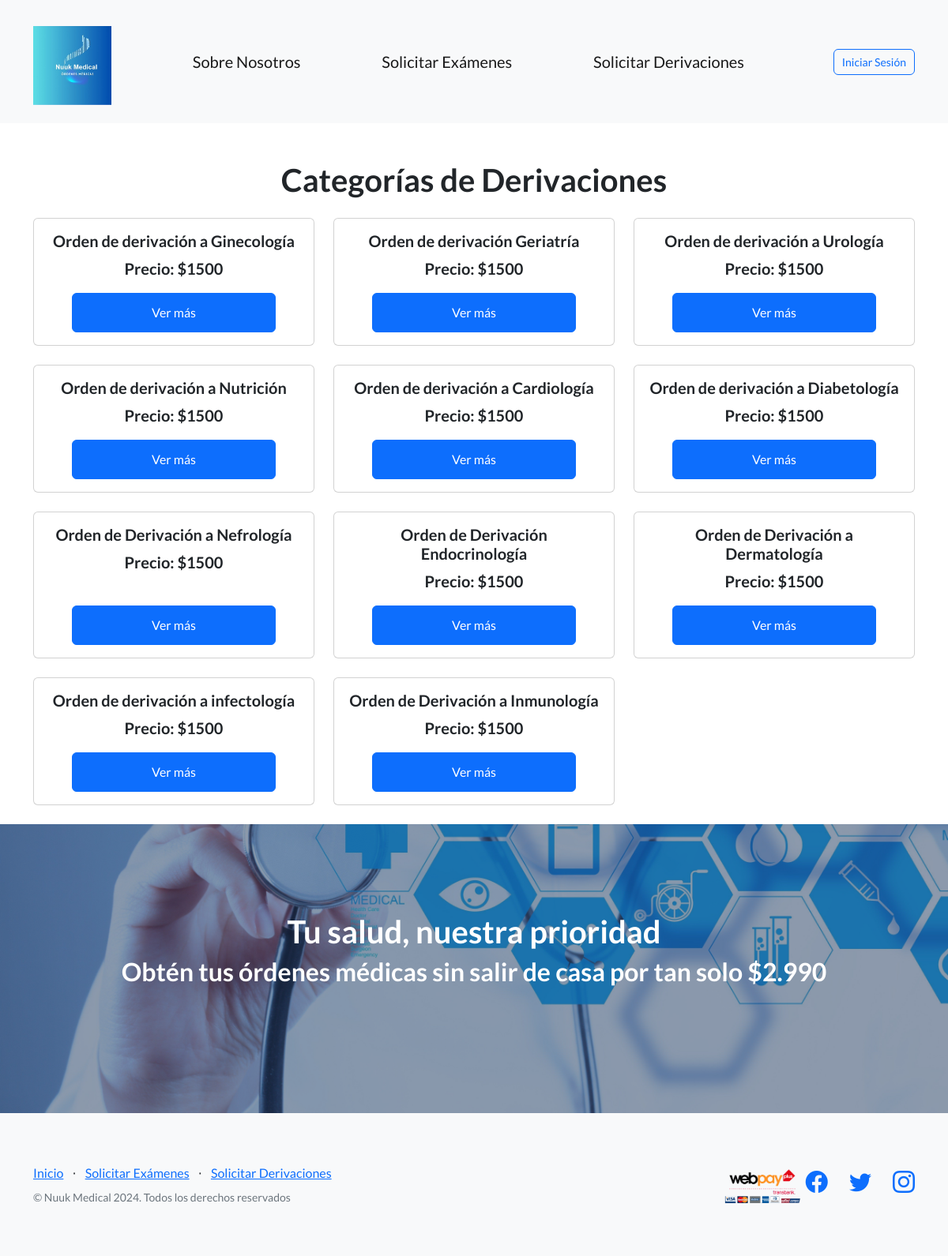
The app's page /derivaciones with its own data.
### AppWeb/models.py (models this page shows, shortened)
class Derivacion(models.Model):
    nombre = models.CharField(max_length=100)
    descripcion = models.TextField(blank=True)
    precio = models.DecimalField(max_digits=10, decimal_places=0)
    imagen_url = models.CharField(max_length=200, null=True, blank=True)

### AppWeb/views.py (the view)
# urls.py: path('derivaciones', views.ver_derivaciones, name='derivaciones'),
def ver_derivaciones(request):
    derivaciones = Derivacion.objects.all()
    return render(request, 'derivaciones/derivaciones.html', {'derivaciones': derivaciones})

### AppWeb/templates/derivaciones/derivaciones.html (shortened to what this page needs)
{% extends 'base.html' %}
{% load static %}
{% block content %}
<div class="container">
    <h1 class="main-header mb-4">Categorías de Derivaciones</h1>
    <div class="row">
        {% for derivacion in derivaciones %}
        <div class="col-lg-4 mb-4">
            <div class="card rounded">
                <div class="card-body">
                    <h5 class="card-title">{{ derivacion.nombre }}</h5>
                    <p class="card-text price">Precio: ${{ derivacion.precio }}</p>
                    <div class="btn-container mt-auto">
                        <a href="{% url 'ver_diagnosticos' derivacion.id %}" class="btn btn-primary">Ver más</a>
                    </div>
                </div>
            </div>
        </div>
        {% endfor %}
    </div>
</div>
{% endblock %}

### AppWeb/templates/derivaciones/derivaciones.html (style rules this page uses)
.card { display: flex; flex-direction: column; height: 100%; text-align: center; }
.card-body { flex: 1; display: flex; flex-direction: column; justify-content: space-between; align-items: center; }
.card-text.price { font-size: 1.25rem; font-weight: bold; }
.btn-container { width: 100%; }
.main-header { margin-top: 3rem; text-align: center; }
.btn-container .btn { width: 80%; }

### records on screen
Derivacion: nombre "Orden de derivación a Ginecología", precio "1500"
Derivacion: nombre "Orden de derivación Geriatría", precio "1500"
Derivacion: nombre "Orden de derivación a Urología", precio "1500"
Derivacion: nombre "Orden de derivación a Nutrición", precio "1500"
Derivacion: nombre "Orden de derivación a Cardiología", precio "1500"
Derivacion: nombre "Orden de derivación a Diabetología", precio "1500"
Derivacion: nombre "Orden de Derivación a Nefrología", precio "1500"
Derivacion: nombre "Orden de Derivación Endocrinología", precio "1500"
Derivacion: nombre "Orden de Derivación a Dermatología", precio "1500"
Derivacion: nombre "Orden de derivación a infectología", precio "1500"
Derivacion: nombre "Orden de Derivación a Inmunología", precio "1500"
